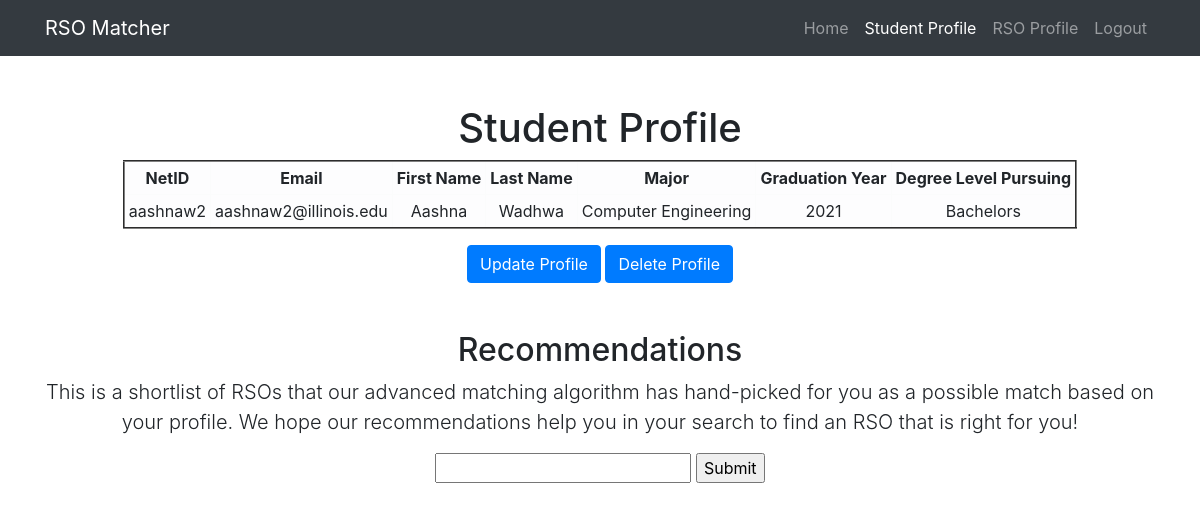
/AAJS-master/RSOMatcher/studentprofile2.php (signed in), run on the app's committed database.
### tables this page shows
CREATE TABLE `Users` (
  `netid` varchar(30) NOT NULL,
  `inputEmail` varchar(30) NOT NULL,
  `firstName` varchar(30) NOT NULL,
  `lastName` varchar(30) NOT NULL,
  `inputPassword` varchar(30) NOT NULL,
  `major` varchar(30) NOT NULL,
  `graduationYear` int(11) NOT NULL,
  `degreeLevelPursuing` varchar(30) NOT NULL
);

### AAJS-master/RSOMatcher/studentprofile2.php (the view, shortened to what this page needs)
<?php
include('db_login.php');
$Email = $_SESSION['login'];
$query = mysqli_query($link, "SELECT * FROM Users WHERE inputEmail = '".$Email."';");
 ?>
<!DOCTYPE html>
<html lang="en">
<head>
  <link href="css/bootstrap.min.css" rel="stylesheet">
</head>
<body>
  <nav class="navbar navbar-expand-lg navbar-dark bg-dark static-top">
    <div class="container">
      <a class="navbar-brand" href="#">RSO Matcher</a>
      <div class="collapse navbar-collapse" id="navbarResponsive">
        <ul class="navbar-nav ml-auto">
          <li class="nav-item">
            <a class="nav-link" href="index.php">Home</a>
          </li>
          <li class="nav-item active">
            <a class="nav-link" href="">Student Profile
            </a>
          </li>
          <li class="nav-item">
            <a class="nav-link" href="rsoprofile.php">RSO Profile</a>
          </li>
          <li class="nav-item">
            <a class="nav-link" href="logout.php">Logout</a>
          </li>
        </ul>
      </div>
    </div>
  </nav>
  <div class="container">
    <div class="row">
      <div class="col-lg-12 text-center">
        <h1 class="mt-5">Student Profile</h1>
        <table class ="table-light" border= "2" cellpadding = "4" align="center">
            <tr>
                <th> NetID </th>
                <th> Email </th>
                <th> First Name </th>
                <th> Last Name </th>
                <th> Major </th>
                <th> Graduation Year </th>
                <th> Degree Level Pursuing </th>
            </tr>
        <?php
        while ($row = mysqli_fetch_array($query)) {
            echo
                "<tr>
                <td>{$row['netid']}</td>
                <td>{$row['inputEmail']}</td>
                <td>{$row['firstName']}</td>
                <td>{$row['lastName']}</td>
                <td>{$row['major']}</td>
                <td>{$row['graduationYear']}</td>
                <td>{$row['degreeLevelPursuing']}</td>
                </tr>\n";
        }
         ?>
        </table>
        <button type="button" class="btn btn-primary" data-toggle="modal" data-target="#update" data-whatever="@getbootstrap">Update Profile</button>
        <button type="button" class="btn btn-primary" data-toggle="modal" data-target="#delete" data-whatever="@getbootstrap">Delete Profile</button>
        </body>
        </html>
        <h2 class="mt-5"> Recommendations </h2>
        <p class="lead"> This is a shortlist of RSOs that our advanced matching algorithm has hand-picked for you as a possible match based on your profile.  We hope our recommendations help you in your search to find an RSO that is right for you!</p>
        <head>
        </head>
        <body>
        </body>
         <p>
           <form method="post" action="">
           <input type="text" name="value">
           <input type="submit">
           </form>
        </p>
</body>
</html>

### data on the page
users: netid "aashnaw2", inputEmail "aashnaw2@illinois.edu", firstName "Aashna", lastName "Wadhwa", major "Computer Engineering", graduationYear "2021", degreeLevelPursuing "Bachelors"
